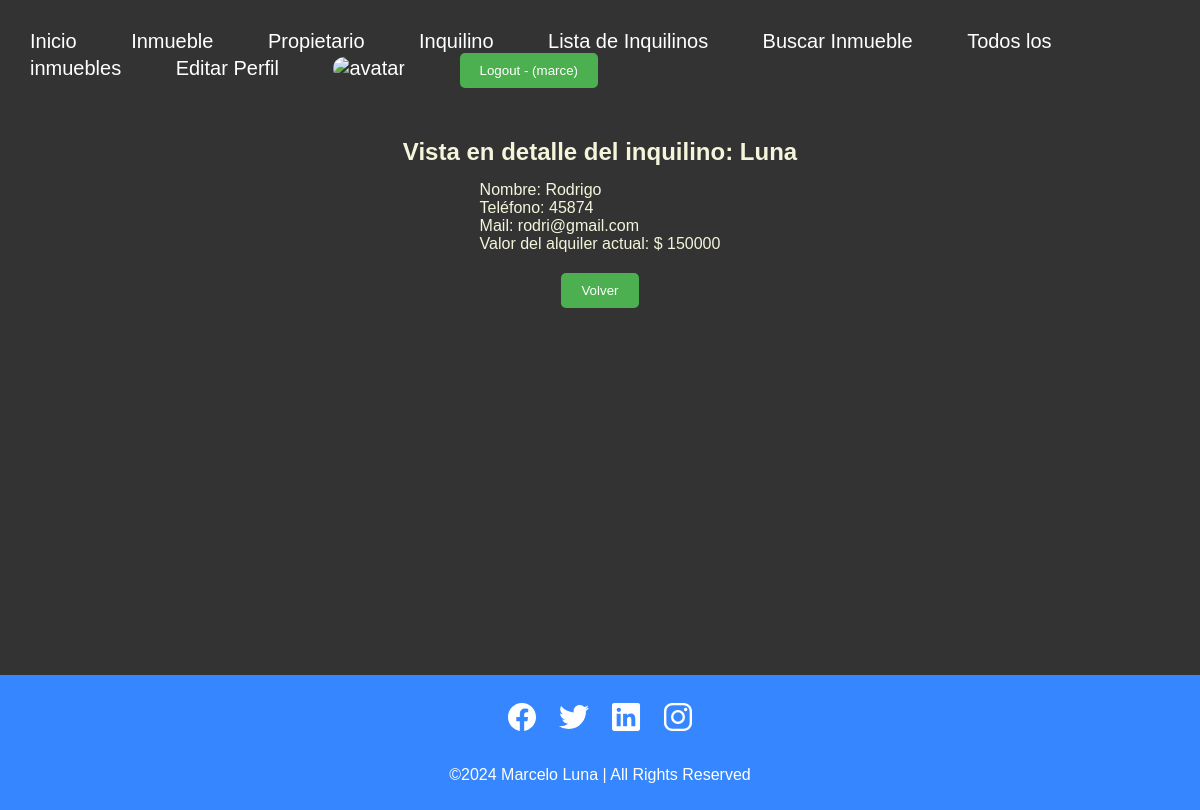
The app's page /detalle-inquilino/2 (signed in) with its own data.
### app/models.py (models this page shows, shortened)
class Inquilino(models.Model):
    nombre = models.CharField(max_length=30)
    apellido = models.CharField(max_length=30)
    telefono = models.IntegerField()
    mail = models.EmailField()
    valor_alquiler = models.IntegerField()

### app/views.py (the view)
# urls.py: path('detalle-inquilino/<pk>', InquilinoDetail.as_view(), name='detalle_inquilino'), # aquellas urls cuyas clases necesitan recuperar registros de la base de datos, necesitan el parámetro <pk> para id
class InquilinoDetail (LoginRequiredMixin, DetailView):
    model = Inquilino
    template_name = 'inquilino_detail.html'
    context_object_name = 'inquilino'

### app/templates/inquilino_detail.html
{% extends 'padre.html' %}
{% block contenido_que_cambia %}
<h2>Vista en detalle del inquilino: {{inquilino.apellido}}</h2>
<ul style="margin-top: 15px;">
    <p>Nombre: {{inquilino.nombre}}</p>
    <p>Teléfono: {{inquilino.telefono}}</p>
    <p>Mail: {{inquilino.mail}}</p>
    <p>Valor del alquiler actual: $ {{inquilino.valor_alquiler}}</p>
</ul>
<button style="padding: 10px 20px; margin-top: 20px; background-color: #4CAF50; color: white; border: none;  border-radius: 5px;  cursor: pointer;">
    <a href="{% url 'lista_inquilinos' %}" style="text-decoration: none; color: white;">Volver</a>
</button>
{% endblock contenido_que_cambia %}

### app/templates/navbar.html
{% load static %}
<header>
    <nav style="display: inline; height: 50px; justify-content: center; align-items: center;">
      <ul>
        <li><a href="{% url 'inicio' %}">Inicio</a></li>
        <li><a href="{% url 'inmueble_formulario' %}">Inmueble</a></li>
        <li><a href="{% url 'propietario_formulario' %}">Propietario</a></li>
        <li><a href="{% url 'inquilino_formulario' %}">Inquilino</a></li>
        <li><a href="{% url 'lista_inquilinos' %}">Lista de Inquilinos</a></li>
        <li><a href="{% url 'busqueda_inmueble' %}">Buscar Inmueble</a></li>
        <li><a href="{% url 'lista_inmuebles' %}">Todos los inmuebles</a></li>
        {% if user.is_authenticated %}
          <li><a href="{% url 'editar_perfil' %}">Editar Perfil</a></li>
          <li>
            <a href="{% url 'agregar_avatar' %}"><img src="{{url}}" alt="avatar" style="width: 2%; border-radius: 15px;"></a>
          </li>
          <form action="{% url 'logout' %}" method="post" style="display:inline"> {% csrf_token %}
            <button type="submit" style="padding: 10px 20px; background-color: #4CAF50; color: white; border: none;  border-radius: 5px;  cursor: pointer;"> Logout - ({{user.username}}) </button>
          </form>
        {% else %}
          <li><a href="{% url 'login' %}">Ingresar</a></li>
          <li><a href="{% url 'registrar' %}">Registrar</a></li>
          <li>
            <a href="{% url 'login' %}"><img src="{% static 'assets/img/perfil_vacio.png' %}" alt="avatar_vacio" style="width: 2%; border-radius: 15px;"></a>
          </li>
        {% endif %}
      </ul>
    </nav>
</header>

### app/static/css/estilos.css (style rules this page uses)
* { margin: 0; padding: 0; box-sizing: border-box; font-family: "Poppins", sans-serif; }
body { position: relative; margin: 0; padding-bottom: 3em; min-height: 100vh; background: #333; justify-content: flex-end; align-items: flex-end; }
header { background-color: #333; color: #fff; padding: 20px; margin: 10px; }
nav ul { list-style: none; padding: 0; margin: 0; }
nav li { display: inline; margin-right: 50px; }
nav a { text-decoration: none; color: #fff; font-size: 20px; }

### records on screen
Inquilino: apellido "Luna", nombre "Rodrigo", telefono "45874", mail "rodri@gmail.com", valor_alquiler "150000"

### other values on screen
{{ user.username }} "marce"
